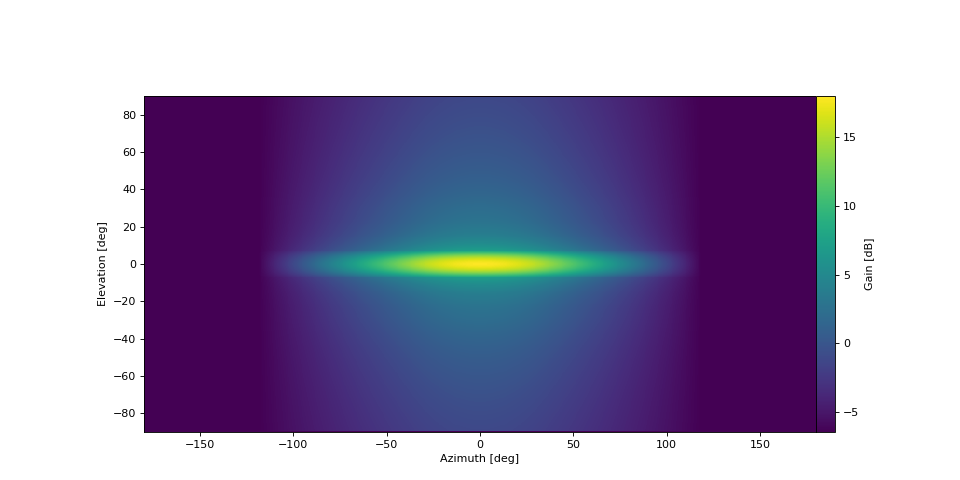

This figure's Python source:
import numpy as np
import matplotlib.pyplot as plt
from astropy import units as u
import pycraf.conversions as cnv
from pycraf.antenna import *

azims = np.arange(-180, 180.1, 0.5) * u.deg
elevs = np.arange(-90, 90.1, 0.5) * u.deg

G0 = 18. * cnv.dB
phi_3db = 65. * u.deg
# theta_3db can be inferred in the following way:
theta_3db = 31000 / G0.to(cnv.dimless) / phi_3db.value * u.deg
k_p, k_h, k_v = (0.7, 0.7, 0.3) * cnv.dimless
tilt_m, tilt_e = (0, 0) * u.deg

bs_gains = imt_advanced_sectoral_peak_sidelobe_pattern_400_to_6000_mhz(
    azims[np.newaxis], elevs[:, np.newaxis],
    G0, phi_3db, theta_3db,
    k_p, k_h, k_v,
    tilt_m=tilt_m, tilt_e=tilt_e,
    ).to(cnv.dB).value

fig = plt.figure(figsize=(12, 6))
ax = fig.add_axes((0.15, 0.1, 0.7, 0.7))
cax = fig.add_axes((0.85, 0.1, 0.02, 0.7))

im = ax.imshow(
    bs_gains,
    extent=(azims[0].value, azims[-1].value, elevs[0].value, elevs[-1].value),
    origin='lower', cmap='viridis',
    )
plt.colorbar(im, cax=cax)
cax.set_ylabel('Gain [dB]')
ax.set_xlabel('Azimuth [deg]')
ax.set_ylabel('Elevation [deg]')
plt.show()
